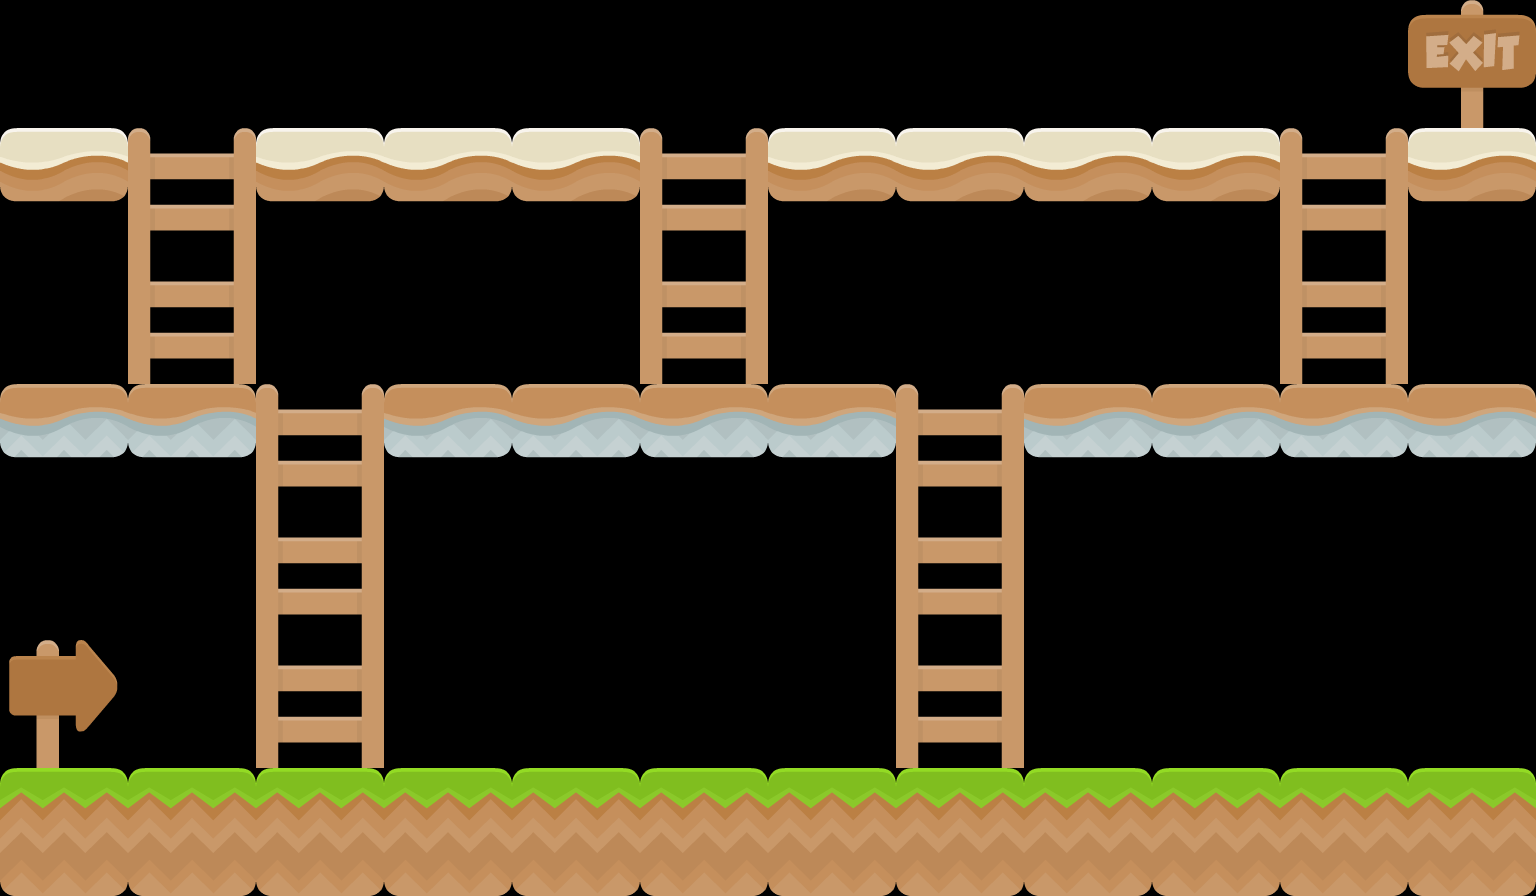

Below is a game level as drawn by its tile map, then a one-line description and the .tmx that defines it (tile-layer data replaced by summaries):
An orthogonal 12x7 tile map with 128x128 px tiles, 6 tile layers (ground, floor1, floor2, ladders, ...), 1 hidden layer not drawn.

<map version="1.10" tiledversion="1.12.1" orientation="orthogonal" renderorder="right-down" width="12" height="7" tilewidth="128" tileheight="128" infinite="0" nextlayerid="12" nextobjectid="14">
 <tileset firstgid="1" source="ladders_only.tsx" />
 <layer id="1" name="ground" width="12" height="7">
  <data>[84 cells, 12 non-empty, 1 distinct tile ids]</data>
 </layer>
 <layer id="2" name="floor1" width="12" height="7">
  <data>[84 cells, 10 non-empty, 1 distinct tile ids]</data>
 </layer>
 <layer id="3" name="floor2" width="12" height="7">
  <data>[84 cells, 9 non-empty, 1 distinct tile ids]</data>
 </layer>
 <layer id="5" name="ladders" width="12" height="7">
  <data>[84 cells, 12 non-empty, 2 distinct tile ids]</data>
 </layer>
 <layer id="4" name="entry_exit" width="12" height="7">
  <data>[84 cells, 1 non-empty, 1 distinct tile ids]</data>
 </layer>
 <layer id="11" name="start" width="12" height="7">
  <data>[84 cells, 1 non-empty, 1 distinct tile ids]</data>
 </layer>
 <layer id="10" name="collision" width="12" height="7" visible="0">
  <data>[84 cells, 31 non-empty, 1 distinct tile ids]</data>
 </layer>
</map>
